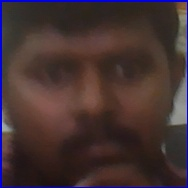
#> input picture ImagesUnknown/Image11.jpg, 188 x 188 px, given as the content of the folder ImagesUnknown/Image11.jpg, which was not available
$ python -i main.py   (imports and definitions only)
#> lines starting #> are read from the running program, lines starting #| are printed output that depends on the picture
import tkinter as tk
import cv2, os
import csv
import numpy as np
from PIL import Image, ImageTk
import pandas as pd
import datetime
import time
from tkinter import messagebox
from tkinter import *
from tkinter import ttk, filedialog
import os
import smtplib
import tkinter as tk
from tkinter import filedialog, messagebox
from email.mime.text import MIMEText
from email.mime.multipart import MIMEMultipart
from email.mime.application import MIMEApplication


class Attendance:
    def __init__(self):
        self.window = tk.Tk()
        self.window.title("Online Attendance Marker")
        self.window.geometry("1000x550")
        self.window.configure(background='#FAFAFA')
        self.mark_attendance()

    def mark_attendance(self):
        l1 = Label(self.window, text="Project Title", font=("times new roman",20,"bold "), bg="#FAFAFA",fg="#1A4D2E",width=40)
        l1.place(x=180,y=50)

        b1 = Button(self.window, text="FACE RECOGNITION", command=self.admin_or_student, font=("times new roman",16,"bold "), bg="#FAFAFA", fg="#1A4D2E", width=20)
        b1.place(x=355,y=420)

        self.window.mainloop()

    # [421 lines left out: functions admin_or_student, admin, student, register, log, send_mail and 9 more, not called in this run]


    def getImagesAndLabels(self,path):

#> called with path = 'ImagesUnknown/Image11.jpg'
        imagePaths=[os.path.join(path,f) for f in os.listdir(path)]

        faces=[]

        Ids=[]

        for imagePath in imagePaths:
            from PIL import Image, ImageTk
            #loading the image and converting it to gray scale
            pilImage=Image.open(imagePath).convert('L')
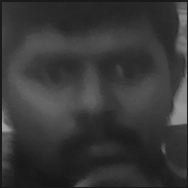
#> pilImage: PIL image 188x188 L; min 19, max 168, mean 55.4
            #Now we are converting the PIL image into numpy array
            imageNp=np.array(pilImage,'uint8')
            #getting the Id from the image
#> (the run stopped early here; a loop or call above may not have finished)

$ run again, on ImagesUnknown/Image13.jpg
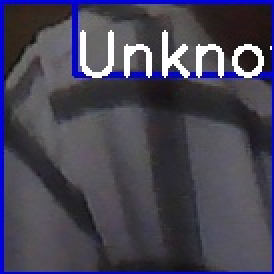
#> input picture ImagesUnknown/Image13.jpg, 137 x 137 px, given as the content of the folder ImagesUnknown/Image13.jpg, which was not available (shown 2 times larger)
#> in getImagesAndLabels, `pilImage=Image.open(imagePath).convert('L')`:
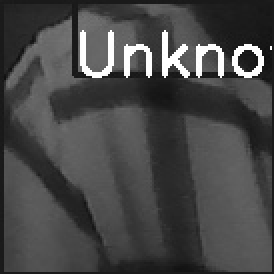
#> pilImage: PIL image 137x137 L (shown 2 times larger); min 13, max 255, mean 70.9
